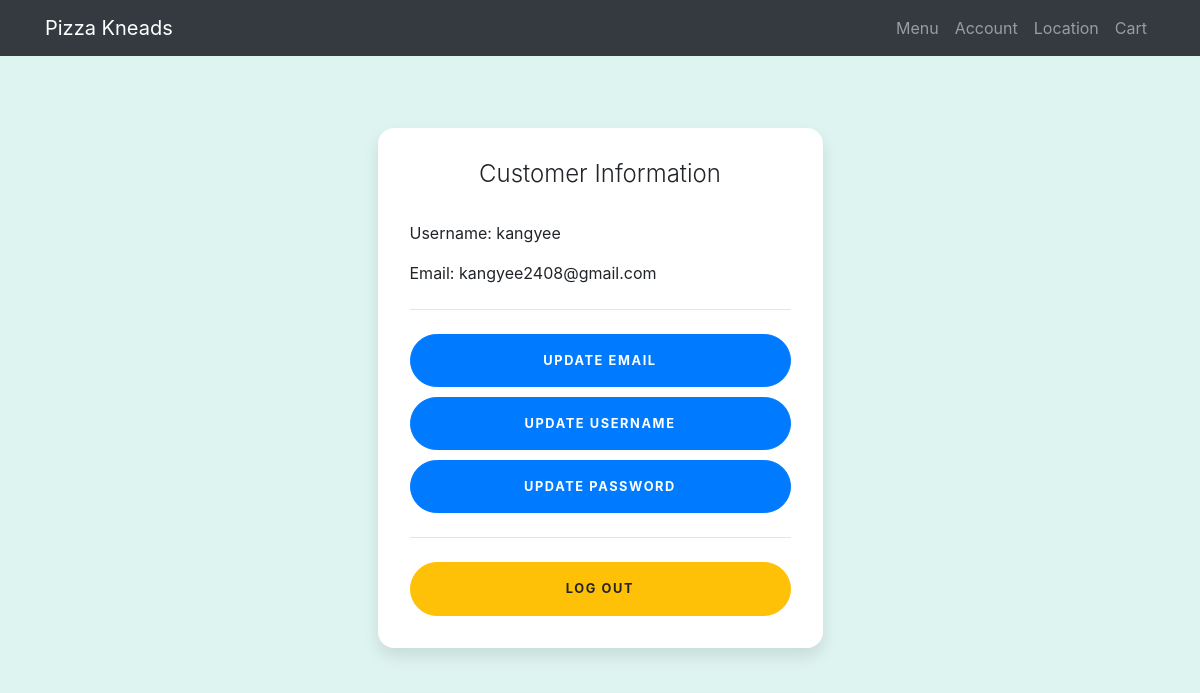
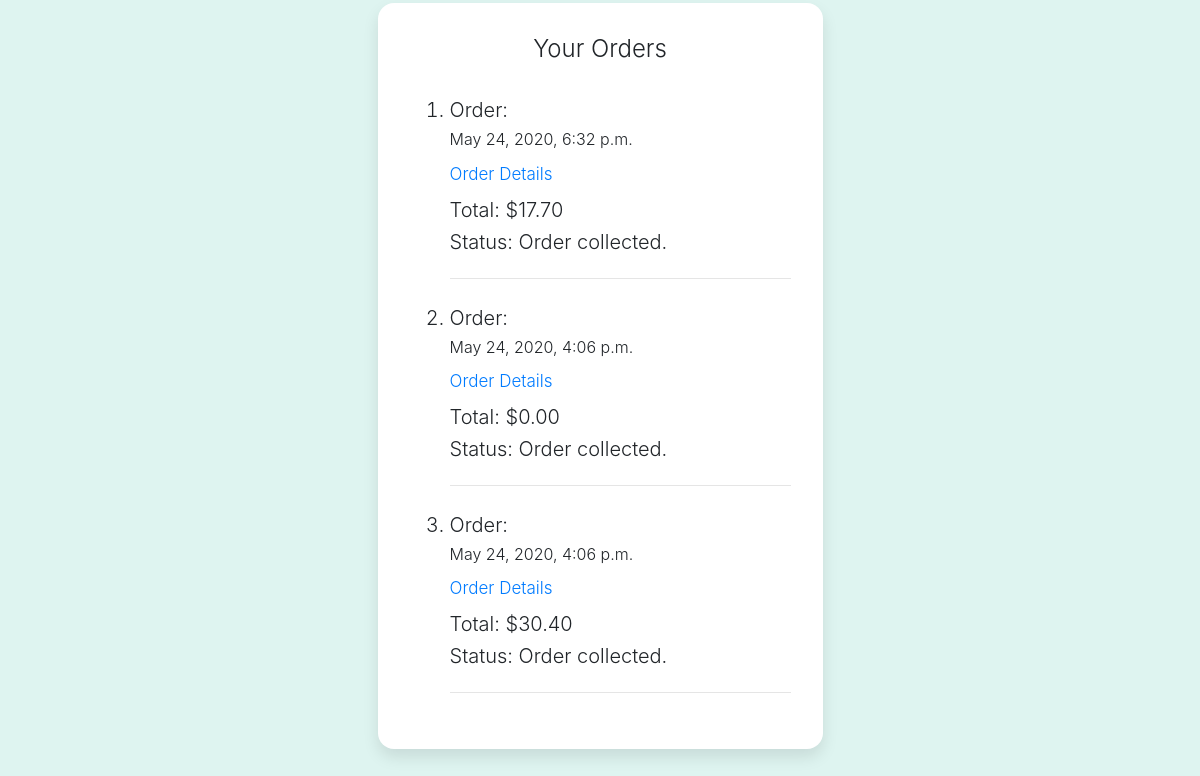
The page /account (signed in) on the database as committed earlier (2 pictures, top to bottom).
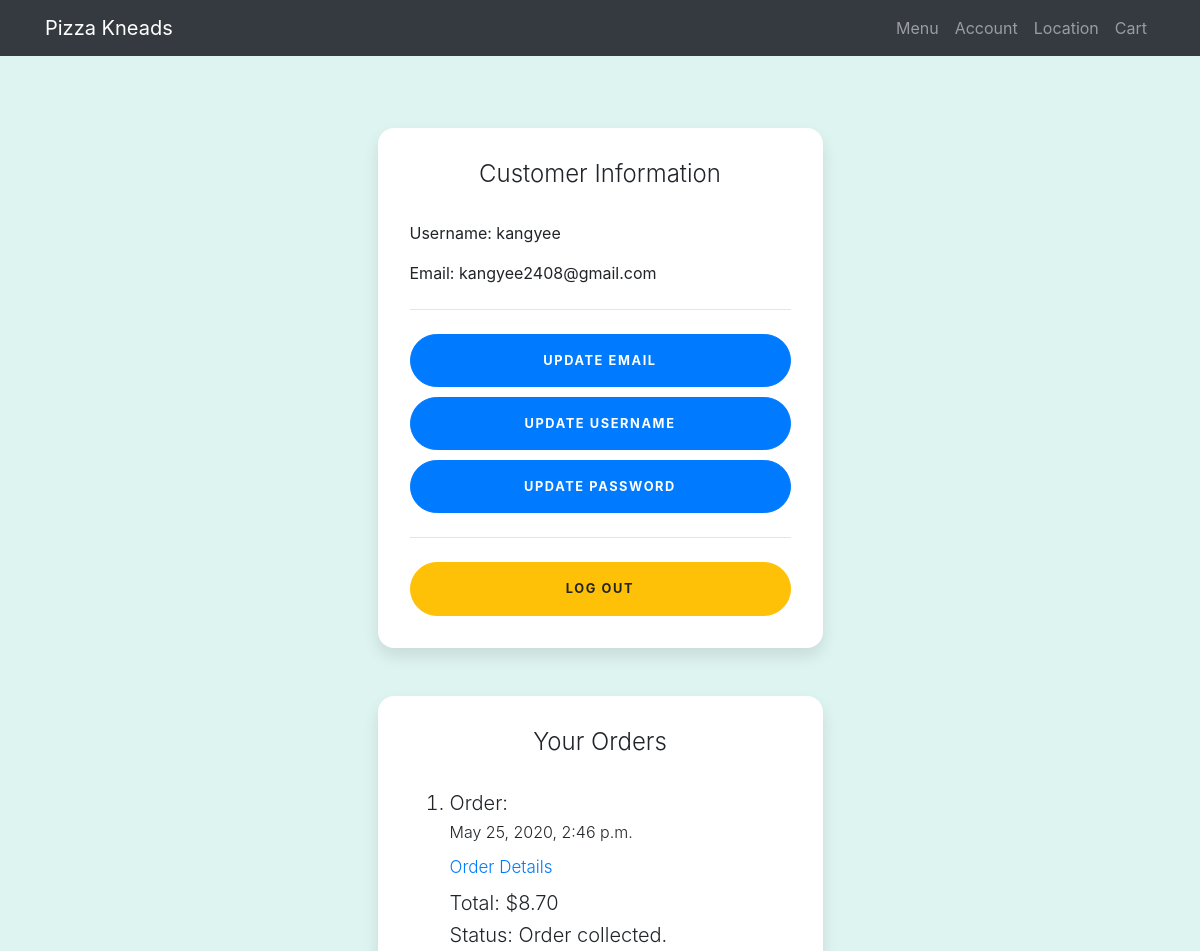
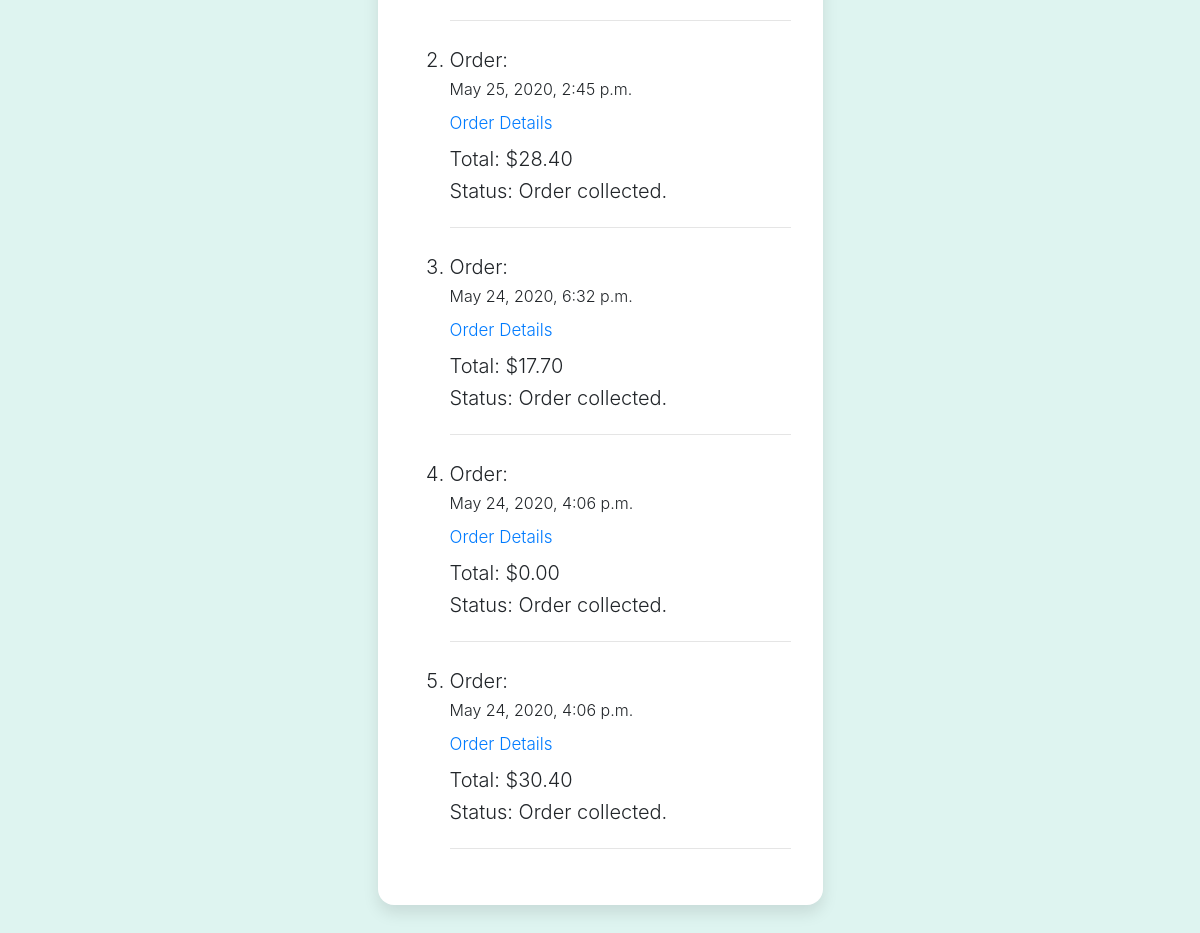
The same page on the database as committed later (2 pictures, top to bottom).
### orders/models.py (models this page shows, shortened)
class SubmittedOrder(models.Model):
    order = models.ForeignKey(Order, on_delete=models.CASCADE, related_name="submittedorders")
    status = models.CharField(max_length=64, default="Working on it")

class Order(models.Model):
    customer = models.ForeignKey(settings.AUTH_USER_MODEL, on_delete=models.CASCADE, related_name="orders")
    bill = models.DecimalField(max_digits=6, decimal_places=2, blank=True, null=True)
    order_time = models.DateTimeField(blank=True, null=True)

### orders/views.py (the view)
# urls.py: path("account", views.account, name="account"),
def account(request):
    if not request.user.is_authenticated:
        return render(request, "orders/login.html", {"message": None}) #done
    orders = Order.objects.all().filter(customer=request.user)
    submittedOrders = []
    for order in orders:
        submittedorder = SubmittedOrder.objects.filter(order=order)
        if len(submittedorder) == 0:
            continue
        else:
            submittedOrders.append(submittedorder[0])
    submittedOrders.reverse()
    context = {
        "username": request.user.username,
        "email": request.user.email,
        "submittedOrders": submittedOrders
    }
    return render(request, "orders/account.html", context) #done

### orders/templates/orders/account.html (shortened to what this page needs)
{% extends "orders/layout.html" %}
{% load static %}
{% block head %}
<link rel="stylesheet" href="{% static 'orders/account.css' %}"/>
{% endblock %}
{% block body %}
<body">
  <div style="height:80px"></div>
  <div class="container">
    <div class="row">
      <div class="col-sm-9 col-md-7 col-lg-5 mx-auto">
        <div class="card card-signin my-5">
          <div class="card-body">
            <h5 class="card-title text-center">Customer Information</h5>
            <p class="card-text">Username: {{ username }}</p>
            <p class="card-text">Email: {{ email }}</p>
            <hr class="my-4">
              <form class="form-signin" action="#" method="post">
                <button class="btn btn-lg btn-primary btn-block text-uppercase" type="submit">Update email</button>
                 <div style="height:10px"></div>
			       </form>
             <form class="form-signin" action="#" method="post">
               <button class="btn btn-lg btn-primary btn-block text-uppercase" type="submit">Update username</button>
                <div style="height:10px"></div>
            </form>
            <form class="form-signin" action="#" method="post">
              <button class="btn btn-lg btn-primary btn-block text-uppercase" type="submit">Update password</button>
           </form>
           <hr class="my-4">
           <form class="form-signin" action="{% url 'logout' %}" method="post">
             <button class="btn btn-lg btn-warning btn-block text-uppercase" type="submit" value="Logout">Log out</button>
          </form>
          </div>
        </div>
        <div class="card card-signin my-5">
          <div class="card-body">
            <h5 class="card-title text-center">Your Orders</h5>
            {% if submittedOrders %}
              <ol>
              {% for submittedOrder in submittedOrders %}
                <li class="font-weight-light" style="font-size: 1.25em"><span><h5 class="font-weight-light">Order:</h5>
                  <h6 class="font-weight-light">{{ submittedOrder.order.order_time }}</h6>
                  <a style="font-size: 0.85em" class="font-weight-light" href="{% url 'orderdetails' submittedOrder.order.id %}">Order Details</a></span>
                </li>
                <div style="height:10px"></div>
                <h5 class="font-weight-light">Total: ${{ submittedOrder.order.bill }}</h5>
                <h5 class="font-weight-light">Status: {{ submittedOrder.status }}</h5>
                <hr class="my-4">
                {% endfor %}
              </ol>
            {% endif %}
          </div>
        </div>
      </div>
    </div>
  </div>
</body>
{% endblock %}

Rows that differ between the two databases and show on the page:
added SubmittedOrder: order.order_time "May 25, 2020, 2:46 p.m.", order.bill "8.70", status "Order collected."
added SubmittedOrder: order.order_time "May 25, 2020, 2:45 p.m.", order.bill "28.40", status "Order collected."
